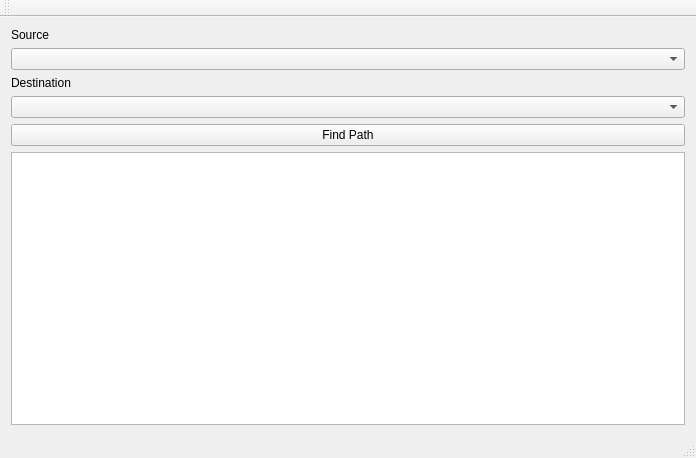
<?xml version="1.0" encoding="UTF-8"?>
<ui version="4.0">
 <class>MainWindow</class>
 <widget class="QMainWindow" name="MainWindow">
  <property name="geometry">
   <rect>
    <x>0</x>
    <y>0</y>
    <width>696</width>
    <height>458</height>
   </rect>
  </property>
  <property name="windowTitle">
   <string>MainWindow</string>
  </property>
  <widget class="QWidget" name="centralWidget">
   <layout class="QHBoxLayout" name="horizontalLayout_2">
    <item>
     <layout class="QHBoxLayout" name="horizontalLayout">
      <item>
       <layout class="QVBoxLayout" name="verticalLayout_4">
        <item>
         <layout class="QVBoxLayout" name="verticalLayout">
          <item>
           <widget class="QLabel" name="sLabel">
            <property name="text">
             <string>Source</string>
            </property>
           </widget>
          </item>
          <item>
           <widget class="QComboBox" name="sourceBox"/>
          </item>
          <item>
           <layout class="QVBoxLayout" name="verticalLayout_2">
            <item>
             <widget class="QLabel" name="dLabel">
              <property name="text">
               <string>Destination</string>
              </property>
             </widget>
            </item>
            <item>
             <widget class="QComboBox" name="DestinationBox"/>
            </item>
           </layout>
          </item>
         </layout>
        </item>
        <item>
         <widget class="QPushButton" name="compute">
          <property name="text">
           <string>Find Path</string>
          </property>
         </widget>
        </item>
        <item>
         <widget class="QTextBrowser" name="textBrowser"/>
        </item>
       </layout>
      </item>
      <item>
       <layout class="QVBoxLayout" name="verticalLayout_3"/>
      </item>
     </layout>
    </item>
   </layout>
  </widget>
  <widget class="QMenuBar" name="menuBar">
   <property name="geometry">
    <rect>
     <x>0</x>
     <y>0</y>
     <width>696</width>
     <height>22</height>
    </rect>
   </property>
  </widget>
  <widget class="QToolBar" name="mainToolBar">
   <attribute name="toolBarArea">
    <enum>TopToolBarArea</enum>
   </attribute>
   <attribute name="toolBarBreak">
    <bool>false</bool>
   </attribute>
  </widget>
  <widget class="QStatusBar" name="statusBar"/>
 </widget>
 <layoutdefault spacing="6" margin="11"/>
 <resources/>
 <connections/>
</ui>
